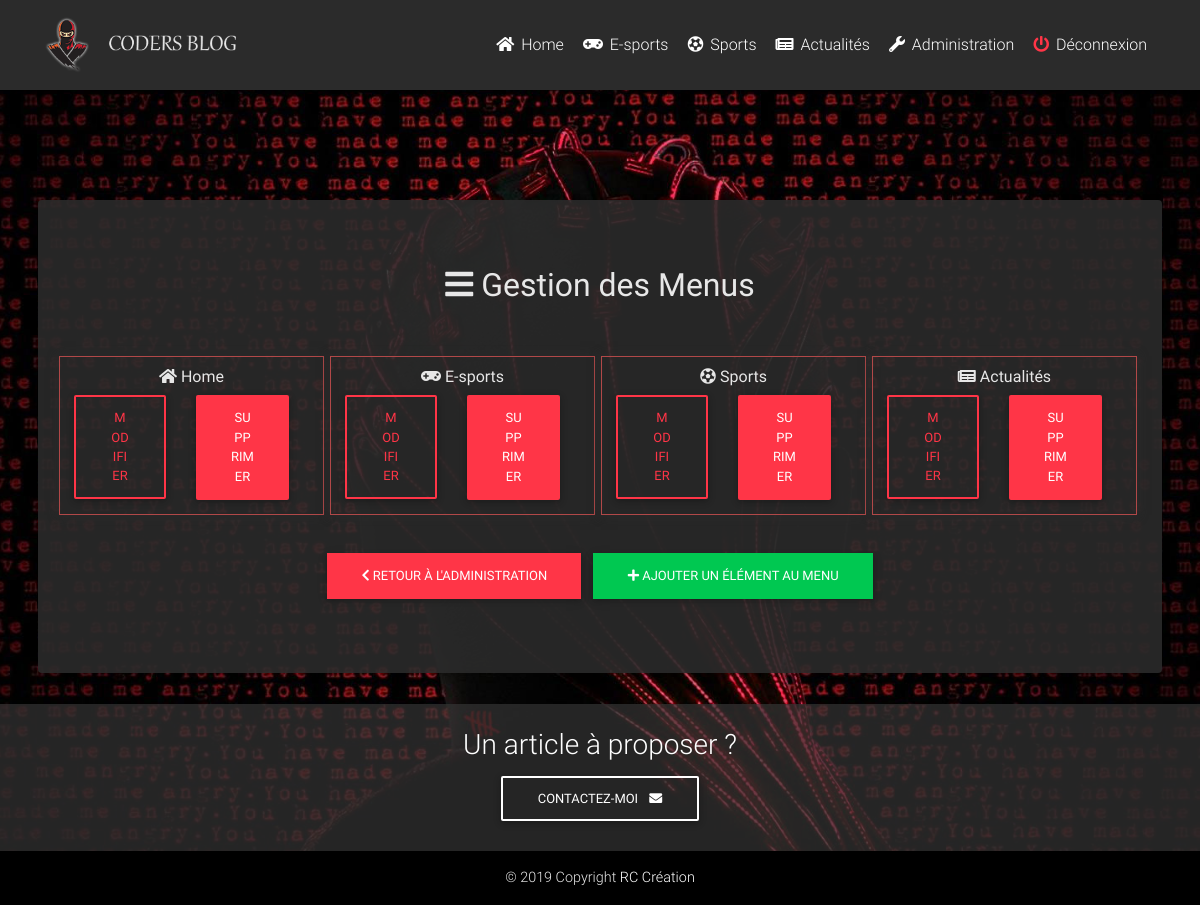
/admin/menus.php (signed in), run on the app's committed database.
### tables this page shows
CREATE TABLE IF NOT EXISTS `menus` (
  `id` int(11) NOT NULL AUTO_INCREMENT,
  `name` varchar(255) NOT NULL,
  `target` varchar(255) NOT NULL,
  `icone` varchar(255) NOT NULL,
  PRIMARY KEY (`id`)
);

### db_connect.php (called while the page is built, shortened)
<?php
try {
    $bdd = new PDO('mysql:host=localhost;dbname=coursphp;charset=utf8', 'root', '');
} catch (Exception $e) {
    die('Erreur : ' . $e->getMessage());
}
$url_path = 'http://localhost/coursphp/';
$getNaviguation = $bdd->query('SELECT * FROM menus ORDER by id ASC');
$img_folder = 'http://localhost/coursphp/img/';

### admin/menus.php (the view, shortened to what this page needs)
<?php
require('../db_connect.php');
$getMenus = $bdd->query('SELECT * FROM menus ORDER by id ASC');
?>
<!DOCTYPE html>
<html lang="fr">
<head>
    <link rel="stylesheet" href="https://use.fontawesome.com/releases/v5.11.2/css/all.css">
    <link href="../css/bootstrap.min.css" rel="stylesheet">
    <link href="../css/mdb.min.css" rel="stylesheet">
    <link href="../css/style.css" rel="stylesheet">
</head>
<body>
    <?php include('../include/header.php'); ?>
    <main class="mt-5 pt-5">
        <div class="container-fluid pt-2">
            <section class=" text-center text-lg-left mt-lg-5 mb-5 ">
                <div class=" row mx-md-2">
                    <div class="col-md-12 mx-auto">
                        <div class="card mt-lg-5 pb-5">
                            <div class="card-body text-center">
                                <h2><i class="fas fa-bars my-5"></i> Gestion des Menus</h2>
                                <div class="d-flex flex-row flex-wrap justify-content-around">
                                    <?php while ($singleMenu = $getMenus->fetch()) { ?>
                                        <div class="single-result-admin col-12 col-lg-3 p-2 mr-1 mb-2">
                                            <i class="<?php echo $singleMenu['icone'] ?>"></i> <?php echo $singleMenu['name'] ?>
                                            <div class="row w-100">
                                                <div class="col-12 col-md-6">
                                                    <a href="<?php echo $url_path . 'admin/edit-menus.php?menu=' . $singleMenu['id'] ?>" class="btn btn-outline-danger w-100">Modifier</a>
                                                </div>
                                                <div class="col-12 col-md-6">
                                                    <a href="<?php echo $url_path . 'admin/action/delete-menu.php?menu=' . $singleMenu['id'] ?>" class="btn btn-danger w-100">Supprimer</a>
                                                </div>
                                            </div>
                                        </div>
                                    <?php } ?>
                                </div>
                                <div class="d-flex flex-row justify-content-center col-12 mt-4">
                                    <a href="<?php echo $url_path . 'admin' ?>" class="btn btn-danger rounded-0"><i class="fas fa-chevron-left"></i> Retour à l'Administration</a>
                                    <a href="<?php echo $url_path . 'admin/creer-menu.php' ?>" class="btn btn-success rounded-0"><i class="fas fa-plus"></i> Ajouter un élément au Menu</a>
                                </div>
                            </div>
                        </div>
                    </div>
                </div>
            </section>
        </div>
    </main>
    <?php include('../include/footer.php'); ?>
</body>
</html>

### include/header.php (shortened to what this page needs)
<header>
    <nav class="navbar fixed-top navbar-expand-lg navbar-dark scrolling-navbar">
        <div class="container">
            <a class="navbar-brand waves-effect" href="<?php echo $url_path ?>">
                <img class="img-fluid logo" src="<?php echo $img_folder ?>logo.png" alt="Mon super Blog !">
            </a>
            <div class="collapse navbar-collapse" id="navbarSupportedContent">
                <ul class="navbar-nav ml-auto">
                    <?php while ($singleNav = $getNaviguation->fetch()) { ?>
                        <li class="nav-item">
                            <a class="nav-link waves-effect" href="<?php echo $url_path . $singleNav['target'] ?>"><i class="<?php echo $singleNav['icone'] ?>"></i> <?php echo $singleNav['name'] ?>
                            </a>
                        </li>
                    <?php } ?>
                    <?php
                    if (isset($_SESSION['id'])) { ?>
                        <li class="nav-item">
                            <a class="nav-link waves-effect" href="<?php echo $url_path ?>admin/"><i class="fas fa-wrench"></i> Administration</a>
                        </li>
                        <li class="nav-item">
                            <a class="nav-link waves-effect" href="<?php echo $url_path ?>action/logout.php"><i class="fas fa-power-off text-danger"></i> Déconnexion</a>
                        </li>
                    <?php } ?>
                </ul>
            </div>
        </div>
    </nav>
</header>

### css/style.css (style rules this page uses)
body { background: url('../img/background.jpg'); background-size: cover; background-repeat: no-repeat; background-position: center; background-attachment: fixed; color: #e7e7e7 !important; }
main { min-height: 80vh; }
.logo { height: 3.5rem; }
.single-result-admin { box-shadow: 0 0 10px #2b2b2b; border: 1px solid #b14848; }
.col-md-6 { max-width: 49.5%; }
.col-lg-3 { max-width: 24.5%; }
header nav { background-color: #2b2b2b; }
.card { background-color: #2b2b2be3 !important; }

### data on the page
menus: name "Home"
menus: name "E-sports"
menus: name "Sports"
menus: name "Actualités"
